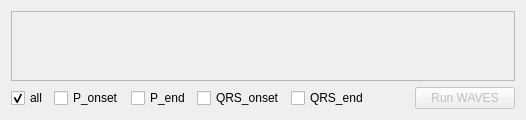
            <widget class="QWidget" name="Waves">
             <attribute name="title">
              <string>Waves</string>
             </attribute>
             <layout class="QVBoxLayout" name="verticalLayout_63">
              <item>
               <widget class="QScrollArea" name="scrollAreaWaves">
                <property name="sizePolicy">
                 <sizepolicy hsizetype="Expanding" vsizetype="Expanding">
                  <horstretch>0</horstretch>
                  <verstretch>0</verstretch>
                 </sizepolicy>
                </property>
                <property name="widgetResizable">
                 <bool>true</bool>
                </property>
                <widget class="QWidget" name="scrollAreaWavesContent">
                 <property name="geometry">
                  <rect>
                   <x>0</x>
                   <y>0</y>
                   <width>98</width>
                   <height>28</height>
                  </rect>
                 </property>
                </widget>
               </widget>
              </item>
              <item>
               <layout class="QHBoxLayout" name="horizontalLayout_23">
                <item>
                 <widget class="QCheckBox" name="wave_all">
                  <property name="text">
                   <string>all</string>
                  </property>
                  <property name="checked">
                   <bool>true</bool>
                  </property>
                 </widget>
                </item>
                <item>
                 <widget class="QCheckBox" name="p_onset">
                  <property name="text">
                   <string>P_onset</string>
                  </property>
                  <property name="checked">
                   <bool>false</bool>
                  </property>
                 </widget>
                </item>
                <item>
                 <widget class="QCheckBox" name="p_end">
                  <property name="text">
                   <string>P_end</string>
                  </property>
                  <property name="checked">
                   <bool>false</bool>
                  </property>
                 </widget>
                </item>
                <item>
                 <widget class="QCheckBox" name="qrs_onset">
                  <property name="text">
                   <string>QRS_onset</string>
                  </property>
                  <property name="checked">
                   <bool>false</bool>
                  </property>
                 </widget>
                </item>
                <item>
                 <widget class="QCheckBox" name="qrs_end">
                  <property name="text">
                   <string>QRS_end</string>
                  </property>
                  <property name="checked">
                   <bool>false</bool>
                  </property>
                 </widget>
                </item>
                <item>
                 <spacer name="horizontalSpacer_6">
                  <property name="orientation">
                   <enum>Qt::Horizontal</enum>
                  </property>
                  <property name="sizeHint" stdset="0">
                   <size>
                    <width>40</width>
                    <height>20</height>
                   </size>
                  </property>
                 </spacer>
                </item>
                <item>
                 <widget class="QPushButton" name="pushButton_5">
                  <property name="enabled">
                   <bool>false</bool>
                  </property>
                  <property name="minimumSize">
                   <size>
                    <width>100</width>
                    <height>0</height>
                   </size>
                  </property>
                  <property name="maximumSize">
                   <size>
                    <width>100</width>
                    <height>16777215</height>
                   </size>
                  </property>
                  <property name="text">
                   <string>Run WAVES</string>
                  </property>
                 </widget>
                </item>
               </layout>
              </item>
             </layout>
            </widget>
